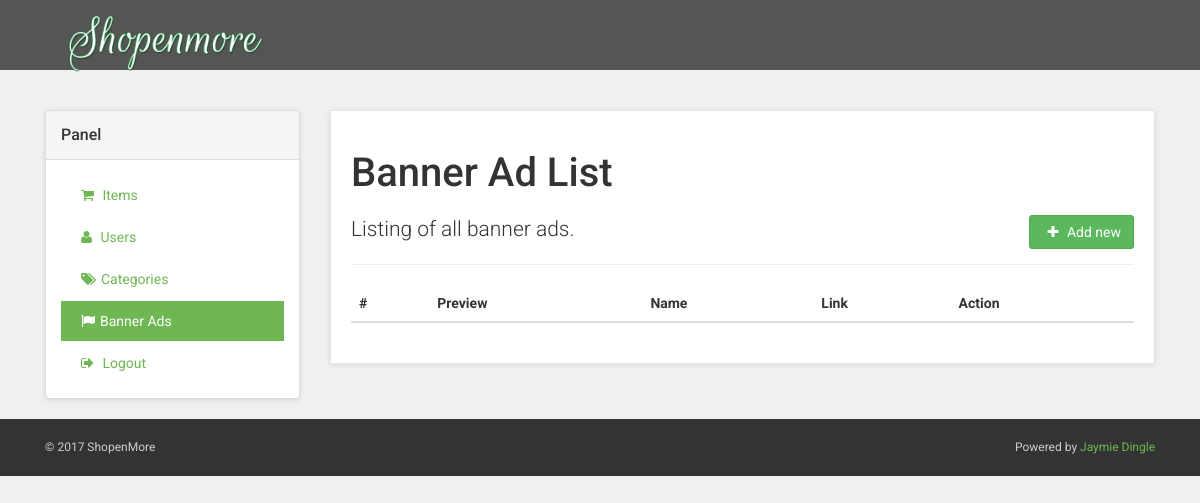
Page /admin/banners.php on the earlier database version.
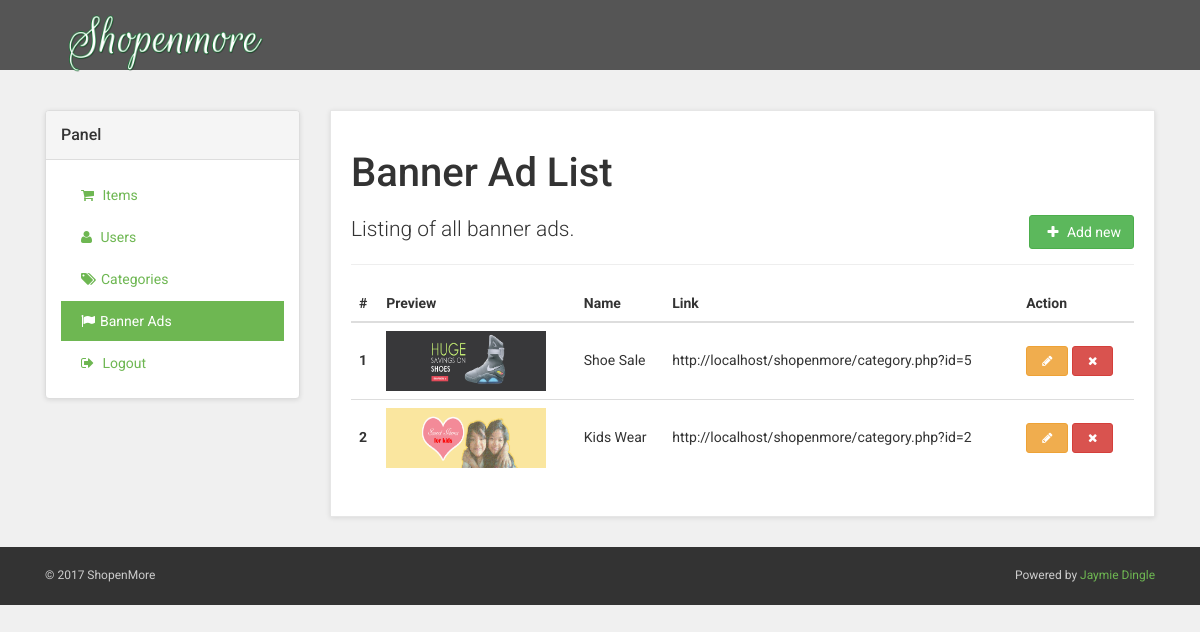
Same page on the later database version.
### tables this page shows
CREATE TABLE `tb_site_info` (
  `id` int(11) NOT NULL,
  `title` varchar(50) NOT NULL,
  `tagline` text NOT NULL
);

CREATE TABLE `tb_banners` (
  `id` int(11) NOT NULL,
  `name` varchar(50) NOT NULL,
  `link` text NOT NULL,
  `image_url` text NOT NULL,
  `is_active` tinyint(1) NOT NULL DEFAULT '1'
);

### libs/meekrodb.2.3.class.php (called while the page is built, shortened)
<?php
class DB {
  protected static $mdb = null;
  public static function getMDB() {
    $mdb = DB::$mdb;
    if ($mdb === null) {
      $mdb = DB::$mdb = new MeekroDB();
    }
    $db_class_vars = get_class_vars('DB');
    return $mdb;
  }
  public static function query() { $args = func_get_args(); return call_user_func_array(array(DB::getMDB(), 'query'), $args); }
  public static function queryFirstRow() { $args = func_get_args(); return call_user_func_array(array(DB::getMDB(), 'queryFirstRow'), $args); }
}
class MeekroDB {
  public $dbName = '';
  public $user = '';
  public $password = '';
  public $host = 'localhost';
  public $port = null;
  public $encoding = 'latin1';
  public $param_char = '%';
  public $named_param_seperator = '_';
  public $connect_options = array(MYSQLI_OPT_CONNECT_TIMEOUT => 30);
  public $internal_mysql = null;
  public function __construct($host=null, $user=null, $password=null, $dbName=null, $port=null, $encoding=null) {
    if ($host === null) $host = DB::$host;
    if ($user === null) $user = DB::$user;
    if ($password === null) $password = DB::$password;
    if ($dbName === null) $dbName = DB::$dbName;
    if ($port === null) $port = DB::$port;
    if ($encoding === null) $encoding = DB::$encoding;
    $this->host = $host;
    $this->user = $user;
    $this->password = $password;
    $this->dbName = $dbName;
    $this->port = $port;
    $this->encoding = $encoding;
  }
  public function get() {
    $mysql = $this->internal_mysql;
    if (!($mysql instanceof MySQLi)) {
      if (! $this->port) $this->port = ini_get('mysqli.default_port');
      $mysql = new mysqli();
      foreach ($this->connect_options as $key => $value) {
        $mysql->options($key, $value);
      }
      $mysql->set_charset($this->encoding);
      $this->internal_mysql = $mysql;
    }
    return $mysql;
  }
  protected function preparseQueryParams() {
    $args = func_get_args();
    $sql = trim(strval(array_shift($args)));
    $args_all = $args;
    if (count($args_all) == 0) return array($sql);
    $param_char_length = strlen($this->param_char);
    $named_seperator_length = strlen($this->named_param_seperator);
    $types = array(
      $this->param_char . 'll',
      $this->param_char . 'ls',
      $this->param_char . 'l',
      $this->param_char . 'li',
      $this->param_char . 'ld',
      $this->param_char . 'lb',
      $this->param_char . 'lt',
      $this->param_char . 's',
      $this->param_char . 'i',
      $this->param_char . 'd',
      $this->param_char . 'b',
      $this->param_char . 't',
      $this->param_char . '?',
      $this->param_char . 'ss'
    );
    $posList = array();
    foreach ($types as $type) {
      $lastPos = 0;
      while (($pos = strpos($sql, $type, $lastPos)) !== false) {
        $lastPos = $pos + 1;
        $posList[$pos] = $type;
      }
    }
    ksort($posList);
    $chunkyQuery = array();
    $pos_adj = 0;
    foreach ($posList as $pos => $type) {
      $type = substr($type, $param_char_length);
      $length_type = strlen($type) + $param_char_length;
      $new_pos = $pos + $pos_adj;
      $new_pos_back = $new_pos + $length_type;
      $arg_number_length = 0;
      if ($arg_number_length = strspn($sql, '0123456789', $new_pos_back)) {
        $arg_number = substr($sql, $new_pos_back, $arg_number_length);
        if (! array_key_exists($arg_number, $args_all)) $this->nonSQLError("Non existent argument reference (arg $arg_number): $sql");
        $arg = $args_all[$arg_number];
      } else {
        $arg = array_shift($args);
      }
      if ($new_pos > 0) $chunkyQuery[] = substr($sql, 0, $new_pos);
      if (is_object($arg) && ($arg instanceof WhereClause)) {
        list($clause_sql, $clause_args) = $arg->textAndArgs();
        array_unshift($clause_args, $clause_sql);
        $preparsed_sql = call_user_func_array(array($this, 'preparseQueryParams'), $clause_args);
        $chunkyQuery = array_merge($chunkyQuery, $preparsed_sql);
      } else {
        $chunkyQuery[] = array('type' => $type, 'value' => $arg);
      }
      $sql = substr($sql, $new_pos_back + $arg_number_length);
      $pos_adj -= $new_pos_back + $arg_number_length;
    }
    return $chunkyQuery;
  }
  protected function escape($str) { return "'" . $this->get()->real_escape_string(strval($str)) . "'"; }
  protected function parseQueryParams() {
    $args = func_get_args();
    $chunkyQuery = call_user_func_array(array($this, 'preparseQueryParams'), $args);
    $query = '';
    foreach ($chunkyQuery as $chunk) {
      if (is_string($chunk)) {
        $query .= $chunk;
        continue;
      }
      $type = $chunk['type'];
      $arg = $chunk['value'];
      $result = '';
      if ($type == 's') $result = $this->escape($arg);
      $query .= $result;
    }
    return $query;
  }
  protected function prependCall($function, $args, $prepend) { array_unshift($args, $prepend); return call_user_func_array($function, $args); }
  public function query() { $args = func_get_args(); return $this->prependCall(array($this, 'queryHelper'), $args, 'assoc'); }
  protected function queryHelper() {
    $args = func_get_args();
    $type = array_shift($args);
    $db = $this->get();
    $is_buffered = true;
    $row_type = 'assoc';
    $full_names = false;
    $sql = call_user_func_array(array($this, 'parseQueryParams'), $args);
    $result = $db->query($sql, $is_buffered ? MYSQLI_STORE_RESULT : MYSQLI_USE_RESULT);
    $return = array();
    while ($row = ($row_type == 'assoc' ? $result->fetch_assoc() : $result->fetch_row())) {
      $return[] = $row;
    }
    return $return;
  }
  public function queryFirstRow() {
    $args = func_get_args();
    $result = call_user_func_array(array($this, 'query'), $args);
    if (!$result || !is_array($result)) return null;
    return reset($result);
  }
}
?>

### admin/banners.php (the view, shortened to what this page needs)
<?php include('includes/header.php'); ?>
<?php include('includes/top-bar.php'); ?>
<?php
$banners = DB::query("SELECT * FROM tb_banners WHERE is_active = 1");
?>
    <div id="all">
        <div id="content">
            <div class="container">
                <br>
                 <?php include('includes/admin-sidemenu.php'); ?>
                <div class="col-md-9" id="customer-orders">
                    <div class="box">
                        <h1>Banner Ad List</h1>
                        <a href="addbanner.php" class="btn btn-success pull-right"><i class="fa fa-plus" aria-hidden="true"></i> Add new</a>
                        <p class="lead">Listing of all banner ads.</p>
                        <hr>
                        <div class="table-responsive">
                            <table class="table table-hover">
                                <thead>
                                    <tr>
                                        <th>#</th>
                                        <th>Preview</th>
                                        <th>Name</th>
                                        <th>Link</th>
                                        <th>Action</th>
                                    </tr>
                                </thead>
                                <tbody>
                                    <?php foreach($banners as $key=>$banner) { ?>
                                    <tr>
                                        <th><?php echo ($key + 1); ?></th>
                                        <td>
                                            <img class="thumnail" style="width:160px;height:60px" src="uploads/banners/<?php echo ($banner['image_url']); ?>" />
                                        </td>
                                        <td>
                                            <?php echo ucwords($banner['name']); ?>
                                        </td>
                                        <td>
                                            <?php echo $banner['link']; ?>
                                        </td>
                                        <td>
                                            <a href="editbanner.php?id=<?php echo $banner['id']; ?>" class="btn btn-warning btn-sm" alt="Edit"><i class="fa fa-pencil" aria-hidden="true"></i></a>
                                            <a href="deletebanner.php?id=<?php echo $banner['id']; ?>" class="btn btn-danger btn-sm" alt="Delete"><i class="fa fa-times" aria-hidden="true"></i></a>
                                        </td>
                                    </tr>
                                    <?php } ?>
                                </tbody>
                            </table>
                        </div>
                    </div>
                </div>
            </div>
        </div>
    </div>
<?php include('includes/footer.php'); ?>

### admin/includes/header.php (shortened to what this page needs)
<?php
include('../libs/meekrodb.2.3.class.php');
$site_data = DB::queryFirstRow("SELECT * FROM tb_site_info");
?>
<!DOCTYPE html>
<html lang="en">
<head>
    <link href="../css/font-awesome.css" rel="stylesheet">
    <link href="../css/bootstrap.min.css" rel="stylesheet">
    <link href="../css/animate.min.css" rel="stylesheet">
    <link href="../css/owl.carousel.css" rel="stylesheet">
    <link href="../css/owl.theme.css" rel="stylesheet">
    <link href="../css/style.green.css" rel="stylesheet" id="theme-stylesheet">
    <link href="../css/custom.css" rel="stylesheet">
</head>
<body>

### admin/includes/top-bar.php (shortened to what this page needs)
<div id="top">
    <div class="container">
        <div class="col-md-6 col-xs-12 offer" data-animate="fadeInDown" style="text-align:center">
            <a class="navbar-brand home" href="../index.php" style="text-align:center" target="__blank">
                <img class="logo" src="../images/shopenmore-logo-white.png" alt="Obaju logo" class="hidden-xs">
            </a>
        </div>
        <div class="col-md-6 col-xs-12 " data-animate="fadeInDown">
        </div>
    </div>
</div>
<br>

### admin/includes/admin-sidemenu.php
<div class="col-md-3">
                 <div class="panel panel-default sidebar-menu" >
                     <div class="panel-heading">
                         <h3 class="panel-title"><?php echo DB::queryOneField('name', "SELECT * FROM tb_user_role WHERE id=%s", $profile['user_role_id']); ?> Panel</h3>
                     </div>
                     <div class="panel-body">
                         <ul class="nav nav-pills nav-stacked">
                             <li class="items">
                                 <a href="items.php"><i class="fa fa-shopping-cart"></i> Items</a>
                             </li>
                             <li  class="users">
                                 <a href="users.php"><i class="fa fa-user"></i> Users</a>
                             </li>
                             <li  class="categories">
                                 <a href="categories.php"><i class="fa fa-tags"></i>Categories</a>
                             </li>
                             <li  class="banners">
                                 <a href="banners.php"><i class="fa fa-flag"></i>Banner Ads</a>
                             </li>
                             <li>
                                 <a href="logout.php"><i class="fa fa-sign-out"></i> Logout</a>
                             </li>
                         </ul>
                     </div>
                 </div>
             </div>

### admin/includes/footer.php (shortened to what this page needs)
        <div id="copyright">
            <div class="container">
                <div class="col-md-6">
                    <p class="pull-left">© <?php echo date('Y'); ?> <?php echo $site_data['title']; ?></p>
                </div>
                <div class="col-md-6">
                    <p class="pull-right">Powered by <a href="https://www.linkedin.com/in/jaymie-dingle-946aa3111/" target="_blank">Jaymie Dingle</a>
                    </p>
                </div>
            </div>
        </div>
</body>
</html>

### css/style.green.css (style rules this page uses)
a, button { -webkit-transition: all 0.2s ease-out; -moz-transition: all 0.2s ease-out; transition: all 0.2s ease-out; }
a i.fa, button i.fa { margin: 0 5px; }
p.lead { font-weight: 300; }
h1 { font-weight: 700; font-size: 40px; }
#top { background: #555555; padding: 0 0; }
#top .offer { color: #fff; }
#top a { color: #fff; }
.box { background: #fff; margin: 0 0 30px; border: solid 1px #e6e6e6; -webkit-box-sizing: border-box; -moz-box-sizing: border-box; box-sizing: border-box; padding: 20px; -webkit-box-shadow: 0 1px 5px rgba(0, 0, 0, 0.1); box-shadow: 0 1px 5px rgba(0, 0, 0, 0.1); }
#content .panel.sidebar-menu { -webkit-box-sizing: border-box; -moz-box-sizing: border-box; box-sizing: border-box; -webkit-box-shadow: 0 1px 5px rgba(0, 0, 0, 0.1); box-shadow: 0 1px 5px rgba(0, 0, 0, 0.1); }
#content .panel.sidebar-menu h3 { padding: 5px 0; margin: 0; }
#content #customer-orders table tr th, #content #customer-orders table tr td { vertical-align: baseline; }
#copyright { background: #333; color: #ccc; padding: 20px 0; font-size: 12px; }
#copyright p { margin: 0; }
.nav { margin-bottom: 0; padding-left: 0; list-style: none; }
.nav > li > a { padding: 10px 15px; }
.nav-pills > li > a { border-radius: 0; }
.nav-pills > li.active > a, .nav-pills > li.active > a:hover, .nav-pills > li.active > a:focus { color: #ffffff; background-color: #6eb752; }
.navbar-brand { float: left; padding: 10px 15px; font-size: 18px; line-height: 20px; height: 70px; }
body { font-family: "Roboto", Helvetica, Arial, sans-serif; font-size: 14px; line-height: 1.42857143; color: #333333; background-color: #f0f0f0; }
a { color: #6eb752; text-decoration: none; }
hr { margin-top: 20px; margin-bottom: 20px; border: 0; border-top: 1px solid #eeeeee; }
.btn { font-weight: normal; font-family: "Roboto", Helvetica, Arial, sans-serif; padding: 6px 12px; font-size: 14px; line-height: 1.42857143; border-radius: 3px; }
.btn-sm { padding: 5px 10px; font-size: 12px; line-height: 1.5; border-radius: 3px; }
h1, h2, h3, h4, h5, h6, .h1, .h2, .h3, .h4, .h5, .h6 { font-family: inherit; font-weight: 500; line-height: 1.1; color: inherit; }
h1, .h1, h2, .h2, h3, .h3 { margin-top: 20px; margin-bottom: 20px; }
p, ul, ol { margin: 0 0 20px; }
.lead { margin-bottom: 20px; font-size: 16px; }
@media (min-width: 768px) { .lead { font-size: 21px; } }

### css/custom.css (style rules this page uses)
.navbar-brand { padding-top:0px }
.logo { width: 210px; }

Differences in the rows shown:
added tb_banners: image_url (picture), name "Shoe Sale", link "http://localhost/shopenmore/category.php?id=5"
added tb_banners: image_url (picture), name "Kids Wear", link "http://localhost/shopenmore/category.php?id=2"
